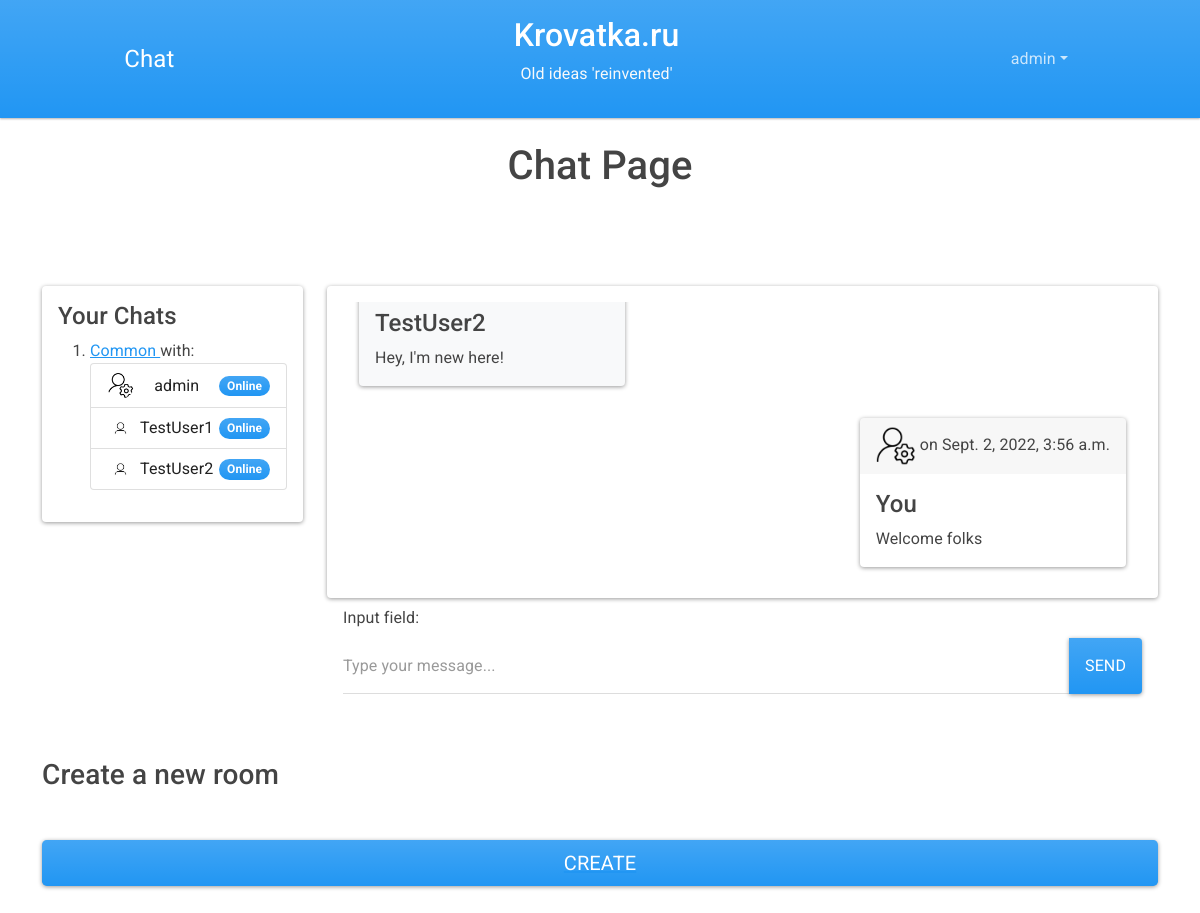
Screenshot of / (signed in) with the database file from the repository.
### api/models.py (models this page shows, shortened)
class Room(models.Model):
    owner = models.ForeignKey(
        User, related_name='owner', on_delete=models.CASCADE, default=User)
    room_name = models.CharField(
        max_length=32, default='common')
    members = models.ManyToManyField(
        User, related_name='members', blank=False, default=owner)
    class Meta:
        ordering = ('pk', 'owner',)

class Message(models.Model):
    sender = models.ForeignKey(
        User, on_delete=models.CASCADE, related_name='sender')
    message = models.CharField(max_length=1200)
    timestamp = models.DateTimeField(auto_now_add=True)
    is_read = models.BooleanField(default=False)
    room = models.ForeignKey(Room, on_delete=models.CASCADE,
                             related_name='room'
                             )
    def __str__(self):
        return self.message
    class Meta:
        ordering = ('timestamp',)

### user/models.py (models this page shows, shortened)
class Profile(models.Model):
    user = models.OneToOneField(
        User, related_name='profile', on_delete=models.CASCADE)
    avatar = models.ImageField(
        default='img/profile/default.png', upload_to='img/profile')
    bio = models.TextField()
    is_online = models.BooleanField(default=False)

### chat/views.py (the view)
# urls.py: path('', views.main_view, name='main'),
def main_view(request, room_name='common'):
    if not request.user.is_authenticated:
        return redirect('index')
    room = get_room(request, room_name)
    room.members.set(User.objects.all())
    rooms = Room.objects.filter(room_name=room_name)
    messages = Message.objects.filter(room__room_name=room_name)
    if request.method == "GET":
        return render(request, 'chat/chat.html',
                      {'users': User.objects.all(),
                       'messages': messages,
                       'room_name': room_name,
                       'room': room,
                       'rooms': rooms,
                       })

### chat/views.py (called while the page is built)
def get_room(request, room_name):
    if not Room.objects.filter(room_name=room_name).exists():
        room = Room.objects.create(room_name=room_name, owner=request.user)
    else:
        room = Room.objects.get(room_name=room_name)
    return room

### templates/chat/chat.html (shortened to what this page needs)
{% extends 'chat/index.html' %}
{% load static %}
{% block content %}
<h1 class="py-4 text-center">
  Chat Page
</h1>
<div class="section py-5">
  <div class="row">
    <div class="col-md-3 col-sm-12 my-3">
      <div class="card p-3 ">
        <h4>Your Chats</h4>
        <ol>
          {% for room in rooms %}
          {% if request.user in room.members.all %}
          <li>
            <a href="{%url 'chat' room.room_name  %}">
              {{room.room_name | capfirst}}
            </a> with:
            <ul class="list-group">
              {% for user in room.members.all %}
              <li id="{{ user.id }}"
                class="list-group-item d-flex  chat-user justify-content-between align-items-center">
                <img src="{% static  user.profile.avatar.url %}" class="col-2 rounded-circle">
                <span class="title">{{ user.username }}</span>
                {% if user.profile.is_online %}
                <span class="badge bg-primary rounded-pill">
                  Online
                </span>
                {% else %}
                <span class="badge bg-light rounded-pill">
                  Offline
                </span>
                {% endif %}
              </li>
              {% endfor %}
            </ul>
          </li>
          {% endif %}
          {% endfor %}
        </ol>
      </div>
    </div>
    <div class="col-md-9 col-sm-12 my-3">
      <div class="card p-3">
        <div class="" style="height: 35vh;">
          {% block messages %}
          {% include 'chat/messages.html'%}
          {% endblock %}
        </div>
      </div>
    </div>
  </div>
</div>
<div class="py-5">
  <h3 class="my-5">
    Create a new room
  </h3>
  <a href="{%url 'room'%}">
    <div class="d-grid gap-2">
      <button id="create-room" class="btn btn-lg btn-primary" type="submit">Create</button>
    </div>
  </a>
</div>
{% endblock %}

### templates/chat/index.html (shortened to what this page needs)
{% load static %}
<!DOCTYPE html>
<html lang="en">
<head>
  <link type="text/css" rel="stylesheet" href="{% static 'css/bootstrap.min.css' %}" media="screen,projection" />
  <link type="text/css" rel="stylesheet" href="{% static 'fonts/bootstrap-icons.woff2' %}" />
  <link type="text/css" rel="stylesheet" href="{% static 'css/style.css' %}" media="screen,projection" />
</head>
<body>
  {% include "chat/navbar.html" %}
  <div class="container">
    {% block content %}
    {% endblock %}
  </div>
</body>
</html>

### templates/chat/navbar.html (shortened to what this page needs)
<nav class="navbar navbar-expand-lg navbar-dark bg-primary">
  <div class="container-fluid  justify-content-evenly">
    <div class="flex-grow-0" id="navbarColor01">
      <a href="{% url 'main' %}" class="navbar-brand">Chat</a>
    </div>
    <div class="d-sm-none d-md-block text-center collapse collapse-horizontal text-light col-sm-6">
      <a href="{% url 'main' %}" class="text-white text-decoration-none ">
        <h2 class="mx-auto">Krovatka.ru</h2>
      </a>
      <p class="mx-auto">Old ideas 'reinvented'</p>
    </div>
    <div class=" d-flex">
      {% if request.user.is_authenticated %}
      <ul class="navbar-nav me-auto">
        <li class="nav-item dropdown">
          <a class="nav-link dropdown-toggle" data-bs-toggle="dropdown" href="#" role="button" aria-haspopup="true"
            aria-expanded="false">{{ request.user.username }}</a>
        </li>
      </ul>
      {% endif %}
    </div>
  </div>
</nav>

### templates/chat/messages.html (shortened to what this page needs)
{% load static %}
{% block messages %}
<div id="board" class="d-flex flex-column h-100 overflow-auto">
  {% for message in messages %}
  {% if message.sender == request.user %}
  <div class="card bg-secondary m-3  align-self-end">
    <div class="card-header">
      <img class="avatar" src="{% static message.sender.profile.avatar.url %}" alt="{{message.sender}}">
      <span class="timestamp">on {{ message.timestamp }}</span>
    </div>
    <div class="card-body">
      <h4 class="card-title">You</h4>
      <p class="card-text">{{ message }}
      </p>
    </div>
  </div>
  {% else %}
  <div class="card bg-light m-3  align-self-start">
    <div class="card-body">
      <h4 class="card-title">{{message.sender}}</h4>
      <p class="card-text">{{ message }}
      </p>
    </div>
  </div>
  {% endif %}
  {% endfor %}
</div>
<form id="chat-box" class="form-group
method=" post">
  <div class="form-group">
    <label class="form-label mt-4">Input field:</label>
    <div class="form-group">
      <div class="input-group mb-3">
        <input id="message" name="message" type="text" class="form-control" placeholder="Type your message..."
          aria-label="Type your message..." aria-describedby="button-addon2">
        <button class="btn btn-primary" type="submit" id="button-addon2">Send</button>
      </div>
    </div>
  </div>
</form>
{% endblock %}

### static/css/style.css (style rules this page uses)
.avatar { max-width: 2.5em; }

### rows the page displays
Room: room_name "Common"
Message: sender "TestUser2", message "Hey, I'm new here!"
Message: sender.username (picture), timestamp "Sept. 2, 2022, 3:56 a.m.", message "Welcome folks"

### other values shown
{{ request.user.username }} "admin"
{{ user.username }} "admin"
{{ user.username }} "TestUser1"
{{ user.username }} "TestUser2"
